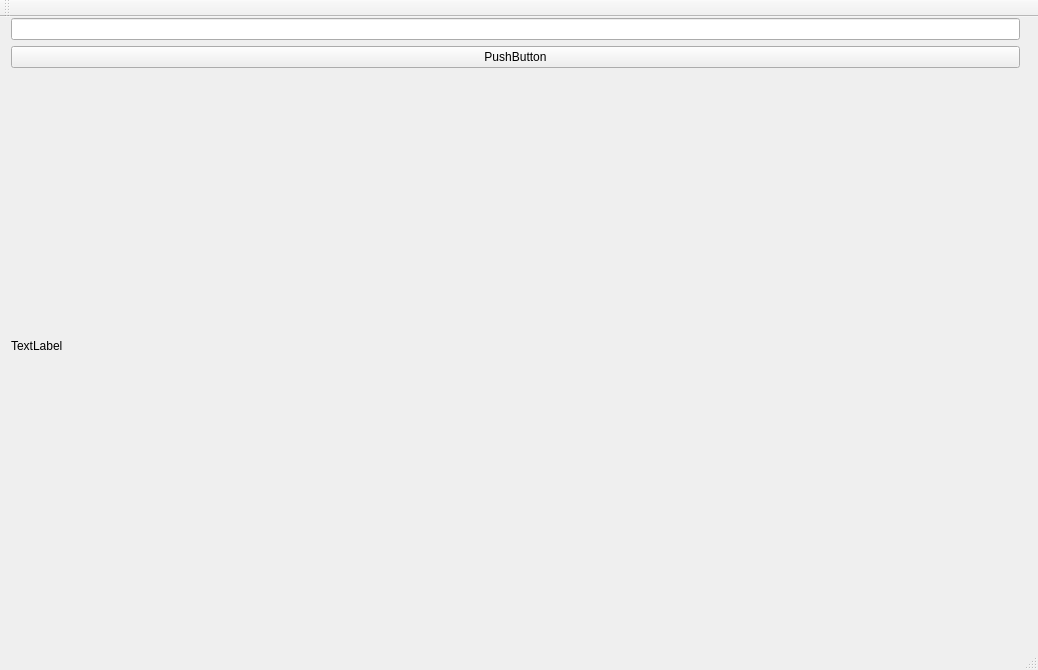
<?xml version="1.0" encoding="UTF-8"?>
<ui version="4.0">
 <class>MainWindow</class>
 <widget class="QMainWindow" name="MainWindow">
  <property name="geometry">
   <rect>
    <x>0</x>
    <y>0</y>
    <width>1038</width>
    <height>670</height>
   </rect>
  </property>
  <property name="windowTitle">
   <string>MainWindow</string>
  </property>
  <widget class="QWidget" name="centralWidget">
   <widget class="QWidget" name="gridLayoutWidget">
    <property name="geometry">
     <rect>
      <x>0</x>
      <y>-10</y>
      <width>1031</width>
      <height>621</height>
     </rect>
    </property>
    <layout class="QGridLayout" name="gridLayout">
     <item row="0" column="0">
      <widget class="QLineEdit" name="textum"/>
     </item>
     <item row="1" column="0">
      <widget class="QPushButton" name="Butao">
       <property name="text">
        <string>PushButton</string>
       </property>
      </widget>
     </item>
     <item row="2" column="0">
      <widget class="QLabel" name="Meulabel">
       <property name="text">
        <string>TextLabel</string>
       </property>
      </widget>
     </item>
    </layout>
   </widget>
  </widget>
  <widget class="QMenuBar" name="menuBar">
   <property name="geometry">
    <rect>
     <x>0</x>
     <y>0</y>
     <width>1038</width>
     <height>24</height>
    </rect>
   </property>
  </widget>
  <widget class="QToolBar" name="mainToolBar">
   <attribute name="toolBarArea">
    <enum>TopToolBarArea</enum>
   </attribute>
   <attribute name="toolBarBreak">
    <bool>false</bool>
   </attribute>
  </widget>
  <widget class="QStatusBar" name="statusBar"/>
 </widget>
 <layoutdefault spacing="6" margin="11"/>
 <resources/>
 <connections/>
</ui>
